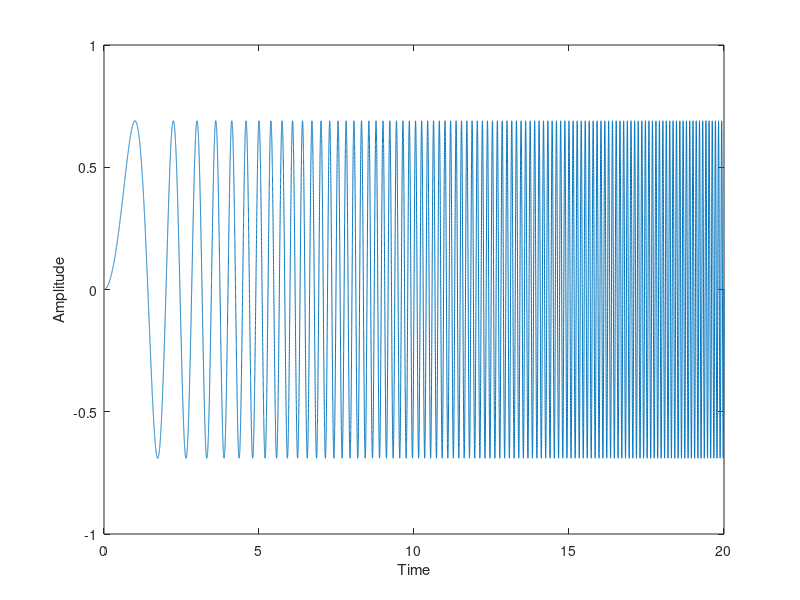

Write the MATLAB code that produced this figure. (Note: this script raises an error after producing the figure.)
Fs = 2000;      %Smpl freq.
f0 = 0;        %Min freq.
f1 = 10;      %Max freq.
T  = 20;        %End time
A  = 0.69;      %Amplitude

k = (f1-f0)/T;  %Chirpyness

t = 0:1/Fs:T;

x = A*sin( 2*pi * (f0*t + k/2*t.^2) );

figure(1);
plot(t,x);
xlabel('Time'); ylabel('Amplitude');

w = hamming(250);
figure(2);
spectrogram(x,w,20,1024,Fs);
sound(x,Fs);